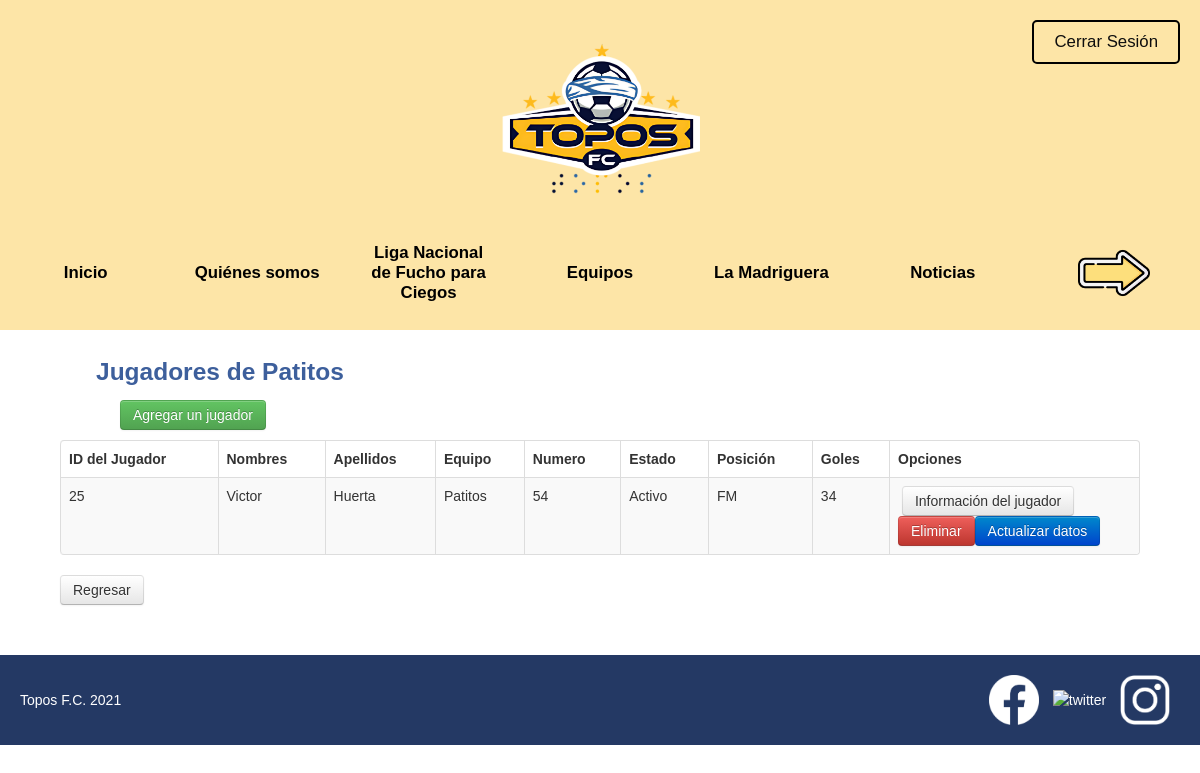
The app's page /jugadores.php?id=4 (signed in) with its own data.
### tables this page shows
CREATE TABLE `topos_equipo` (
  `idEquipo` int(11) NOT NULL,
  `nombre` varchar(40) NOT NULL,
  `creacion` year(4) NOT NULL,
  `goles_totales` int(2) NOT NULL,
  `partidos_totales` int(2) NOT NULL,
  `partidos_ganados` int(2) NOT NULL,
  `partidos_empatados` int(2) NOT NULL,
  `partidos_perdidos` int(2) NOT NULL,
  `puntos_extras` int(2) NOT NULL,
  `logo` varchar(500) NOT NULL,
  `idLiga` int(1) DEFAULT NULL
);

CREATE TABLE `topos_jugador` (
  `idJugador` int(11) NOT NULL,
  `nombres` varchar(40) NOT NULL,
  `apellidos` varchar(40) NOT NULL,
  `idEquipo` int(11) NOT NULL,
  `estado` varchar(20) NOT NULL,
  `numero` int(2) NOT NULL,
  `posicion` varchar(25) NOT NULL,
  `goles` int(2) NOT NULL
);

### jugadores.php (the view, shortened to what this page needs)
<!DOCTYPE html>
<html lang="en">
<head>
    <link href="css/bootstrap.min.css" rel="stylesheet">
    <link rel="stylesheet" href="css/style.css">
</head>
<body>
<div class="container clearfix et_menu_container">
    <nav class="navbar_container">
        <div class="header_top">
            <div class="imagen_navbar">
                <?php
                $pdo = Database::connect();
                $team_id = isset($_GET['id']) ? $_GET['id'] : null;
                $logo_url = 'images/topos_logo.png';
                if ($team_id) {
                    $sql_logo = "SELECT logo FROM topos_equipo WHERE idEquipo = ?";
                    $stmt_logo = $pdo->prepare($sql_logo);
                    $stmt_logo->execute([$team_id]);
                    $logo_url = $stmt_logo->fetchColumn() ?: $logo_url;
                }
                echo '<img src="' . htmlspecialchars($logo_url) . '" alt="Logo del equipo" onerror="setDefaultImage(this)">';
                ?>
            </div>
            <div class="iniciar_sesion">
                <a href="logout.php">Cerrar Sesión</a>
            </div>
        </div>
        <br>
        <div class="lista seccion1">
            <ul>
                <li><a href="https://toposfc.org/">Inicio</a></li>
                <li><a href="https://toposfc.org/quienes-somos/">Quiénes somos</a></li>
                <li><a href="https://toposfc.org/liga-nacional-de-futbol-para-ciegos/">Liga Nacional de Fucho para Ciegos</a></li>
                <li><a href="https://toposfc.org/equipos/">Equipos</a></li>
                <li><a href="https://toposfc.org/cdc_la_madriguera/">La Madriguera</a></li>
                <li><a href="https://toposfc.org/noticias/">Noticias</a></li>
                <li class="flecha"><a href="#seccion2"><img src="images/flecha_abajo.png" alt="Cambio de menú"></a></li>
            </ul>
        </div>
    </nav>
</div>
<div id="divInicial">
<div class="container">
    <div class="bootstrap-section">
    <div class="row">
        <?php
        $team_name = '';
        if ($team_id) {
            $sql_team = "SELECT nombre FROM topos_equipo WHERE idEquipo = ?";
            $stmt_team = $pdo->prepare($sql_team);
            $stmt_team->execute([$team_id]);
            $team_name = $stmt_team->fetchColumn();
        }
        echo '<h3>Jugadores de ' . htmlspecialchars($team_name) . '</h3>';
        ?>
        <br>
    </div>
    <div class="row">
        <p>
            <a href="#" class="btn btn-success" onclick="openAddPlayerModal(<?php echo htmlspecialchars($team_id); ?>)">Agregar un jugador</a>
        </p>
        <table class="table table-striped table-bordered">
            <thead>
            <tr>
                <th>ID del Jugador</th>
                <th>Nombres</th>
                <th>Apellidos</th>
                <th>Equipo</th>
                <th>Numero</th>
                <th>Estado</th>
                <th>Posición</th>
                <th>Goles</th>
                <th>Opciones</th>
            </tr>
            </thead>
            <tbody>
            <?php
            $sql = "SELECT j.idJugador, j.nombres, j.apellidos, e.nombre AS nombre_equipo, j.numero, j.estado, j.posicion, j.goles
                FROM topos_jugador j
                INNER JOIN topos_equipo e ON j.idEquipo = e.idEquipo
                WHERE j.idEquipo = ?";
            $stmt = $pdo->prepare($sql);
            $stmt->execute([$team_id]);
            foreach ($stmt as $row) {
                echo '<tr>';
                echo '<td>'. htmlspecialchars($row['idJugador']) . '</td>';
                echo '<td>'. htmlspecialchars($row['nombres']) . '</td>';
                echo '<td>'. htmlspecialchars($row['apellidos']) . '</td>';
                echo '<td>'. htmlspecialchars($row['nombre_equipo']) . '</td>';
                echo '<td>'. htmlspecialchars($row['numero']) . '</td>';
                echo '<td>'. htmlspecialchars($row['estado']) . '</td>';
                echo '<td>'. htmlspecialchars($row['posicion']) . '</td>';
                echo '<td>'. htmlspecialchars($row['goles']) . '</td>';
                echo '<td width=250>';
                echo '<a class="btn" href="#" onclick="openShowPlayerModal('.htmlspecialchars($row['idJugador']).')">Información del jugador</a>';
                echo '<a class="btn btn-danger" href="deleteJugadores.php?id='.htmlspecialchars($row['idJugador']).'">Eliminar</a>';
                echo '<a class="btn btn-primary" href="#" onclick="openUpdatePlayerModal('.htmlspecialchars($row['idJugador']).')">Actualizar datos</a>';
                echo '</tr>';
            }
            ?>
            </tbody>
        </table>
        <a class="btn" href="admin.php">Regresar</a>
    </div>
    </div>
</div>
</div>
<footer class="footer">
    <div class="left-content">Topos F.C. 2021</div>
    <div class="right-content">
        <img src="images/facebook-icon-white-png.png" alt="facebook">
        <img src="images/twitter_logo_thin_icon_171449.png" alt="twitter">
        <img src="images/IG-white-instagram-logo-transparent-background-7740.png" alt="instagram">
    </div>
</footer>
</body>
</html>

### css/style.css (style rules this page uses)
* { margin: 0; padding: 0; box-sizing: border-box; }
html, body { overflow-x: hidden; }
body { background-color: #FFFFFF; font-family: 'Allerta', Helvetica, Arial, Lucida, sans-serif; }
h1, h2, h3, h4 { color: #3D5F9C; font-family: 'Allerta', Helvetica, Arial, Lucida, sans-serif; padding-left: 3vw; padding-right: 3vw; padding-bottom: 1px; }
p { text-align: justify; padding-left: 5vw; padding-right: 5vw; }
a { font-style: inherit; padding-left: 5vw; padding-right: 5vw; }
ul { list-style-type: disc; padding-left: 5vw; padding-right: 5vw; }
.container { position: relative; width: 100%; }
.row { padding-left: 60px; }
.navbar_container { background-color: #fde5a7; width: 100vw; padding: 10px 0; display: flex; flex-direction: column; align-items: center; position: relative; }
.header_top { width: 100%; display: flex; justify-content: center; align-items: center; position: relative; padding: 10px; }
.iniciar_sesion { font-size: 1.2em; padding: 10px 20px; cursor: pointer; border: 2px solid #000; border-radius: 5px; transition: background-color 0.3s, transform 0.3s, color 0.3s; position: absolute; right: 20px; top: 10px; }
.iniciar_sesion a { font-style: normal; padding-left: 0; padding-right: 0; text-decoration: none; color: #0e0e0e; }
.imagen_navbar { text-align: center; width: 100%; }
.imagen_navbar img { max-height: 200px; }
.lista { width: 100%; text-align: center; transition: opacity 0.5s ease-in-out, transform 0.5s ease-in-out; opacity: 0; transform: translateY(-20px); display: none; justify-content: space-around; align-items: center; height: 70px; }
.lista.active { display: flex; animation: fadeIn 0.5s ease-in-out forwards; }
nav ul { list-style-type: none; padding: 0; margin: 0; display: flex; justify-content: space-around; align-items: center; width: 100%; }
nav ul li { margin: 0 10px; text-align: center; max-width: 150px; white-space: pre-wrap; flex: 1; }
nav ul li a { text-decoration: none; color: black; padding: 10px; font-size: 1.2em; font-weight: bold; transition: color 0.3s, transform 0.3s; display: inline-block; line-height: 1.2em; margin-bottom: 2vw; }
nav ul li.flecha a { font-size: 1.5em; }
.footer { background-color: #243964; color: white; padding: 20px; display: flex; width: 100%; margin-top: 50px; justify-content: space-between; align-items: center; }
.left-content { flex: 1; }
.right-content img { width: 50px; height: auto; margin-right: 10px; }
.flecha img { width: 6vw; height: auto; }
.reservation-wrapper h1, h2, h3, h4 { padding-top: 10px; padding-left: 3vw; padding-right: 0vw; padding-bottom: 1vw; margin-top: 1vw; margin-bottom: -2vw; text-align: left; }
#divInicial { padding-left: 20px; padding-right: 60px; }

### records on screen
topos_equipo: nombre "Patitos"
topos_jugador: idJugador "25", nombres "Victor", apellidos "Huerta", idEquipo.nombre "Patitos", numero "54", estado "Activo", posicion "FM", goles "34"
